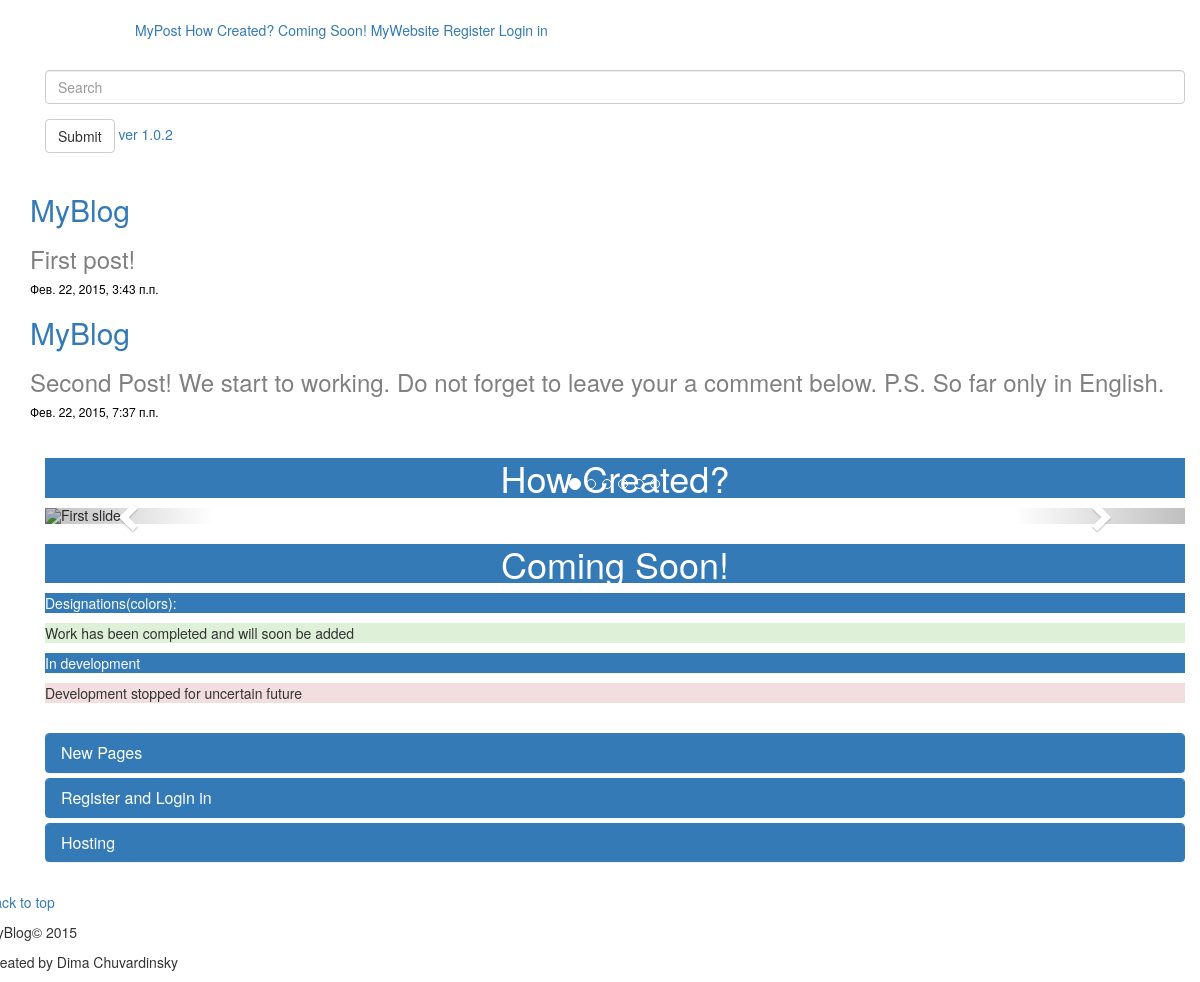
/blog/, run on an earlier commit of the app's database.
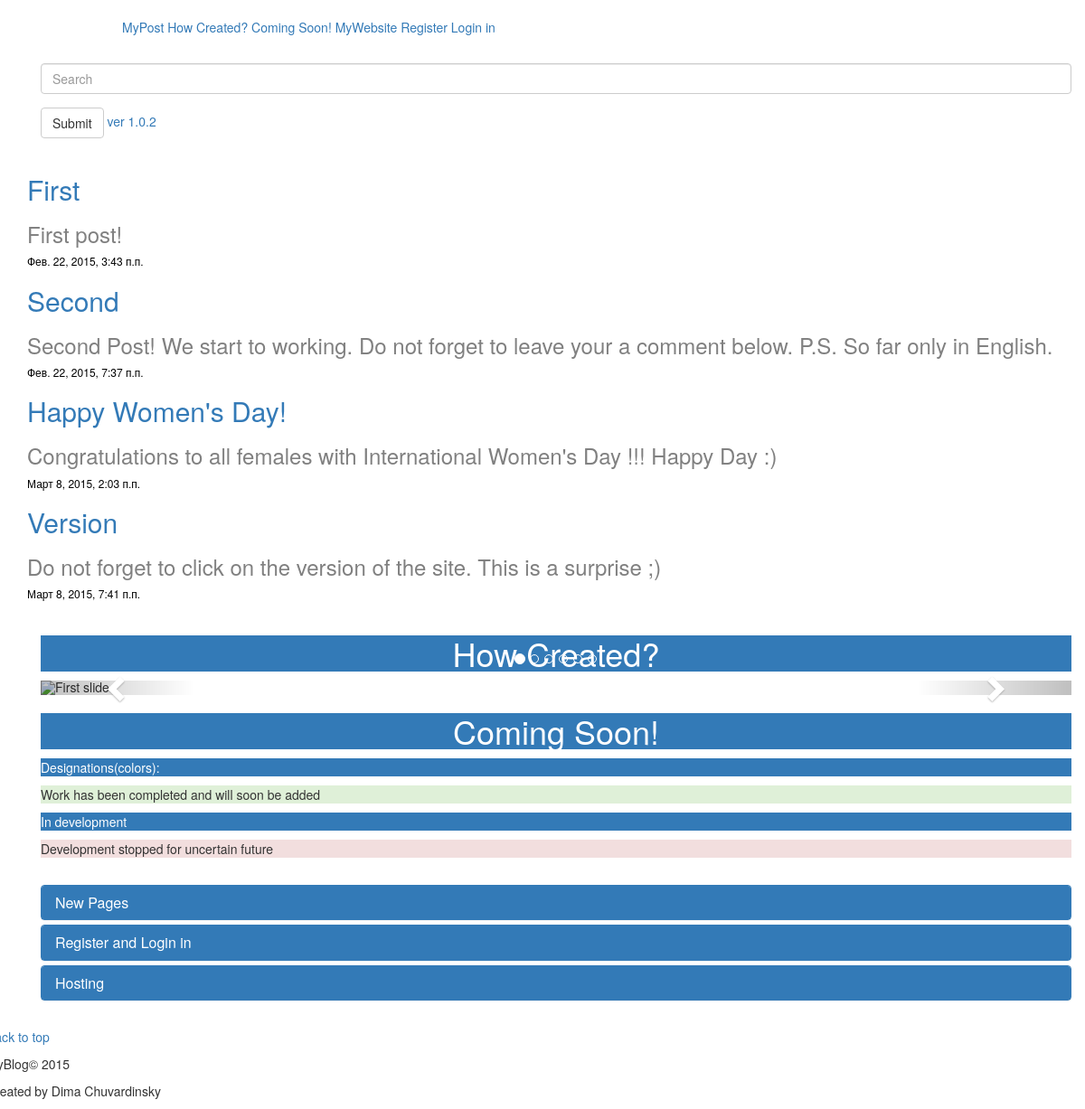
And on a later commit of the database.
### blog/models.py (models this page shows, shortened)
class Post(models.Model):
    title = models.CharField(max_length=255)
    datetime = models.DateTimeField(u'Дата публикации')
    content = models.TextField(max_length=10000)
    def get_absolute_url(self):
        return "/blog/%i/" % self.id

### blog/views.py (the view)
class PostsListView(ListView):
    model = Post

### blog/templates/blog/post_list.html (shortened to what this page needs)
{% extends 'blog/base.html' %}
{% block content %}
    {% for post in object_list %}
        <h2><a href="{{ post.get_absolute_url }}">{{ post.title }}</a></h2>
        <h3 style="color:gray"> <p>{{ post.content }}</p></h3>
        <h6 style="color:black"<p>{{ post.datetime }}</p></h6>
    {% empty %}
    <h3 style="color:black><p>Нет постов</p></h3>
    {% endfor %}
    <link href="http://getbootstrap.com/dist/css/bootstrap.min.css" rel="stylesheet">
    <link href="http://getbootstrap.com/examples/carousel/carousel.css" rel="stylesheet">
            <div class="container">
<header>
    <h1 ><center><p class="bg-primary">How Created?</p><center></h1>
</header>
        <div id="myCarousel" class="carousel slide" data-ride="carousel">
      <ol class="carousel-indicators">
        <li data-target="#myCarousel" data-slide-to="0" class="active"></li>
        <li data-target="#myCarousel" data-slide-to="1" class=""></li>
        <li data-target="#myCarousel" data-slide-to="2" class=""></li>
        <li data-target="#myCarousel" data-slide-to="3" class=""></li>
          <li data-target="#myCarousel" data-slide-to="4" class=""></li>
                    <li data-target="#myCarousel" data-slide-to="5" class=""></li>
      </ol>
      <div class="carousel-inner" role="listbox">
        <div class="item active">
          <img src="http://wiki.netbeans.org/wiki/images/e/ed/Unfolded-code_Python.png" alt="First slide">
        </div>
      </div>
      <a class="left carousel-control" href="#myCarousel" role="button" data-slide="prev">
        <span class="glyphicon glyphicon-chevron-left" aria-hidden="true"></span>
      </a>
      <a class="right carousel-control" href="#myCarousel" role="button" data-slide="next">
        <span class="glyphicon glyphicon-chevron-right" aria-hidden="true"></span>
      </a>
    </div>
<header>
    <h1 ><center><p class="bg-primary">Coming Soon!</p><center></h1>
</header>
              <p class="bg-primary">Designations(colors):</p>
              <p class="bg-success">Work has been completed and will soon be added</p>
              <p class="bg-primary">In development</p>
              <p class="bg-danger">Development stopped for uncertain future</p>
                <br>
<div class="panel-group" id="accordion" role="tablist" aria-multiselectable="true">
  <div class="panel panel-primary">
    <div class="panel-heading" role="tab" id="headingOne">
      <h4 class="panel-title">
        <a data-toggle="collapse" data-parent="#accordion" href="#collapseOne" aria-expanded="true" aria-controls="collapseOne">
          New Pages
        </a>
      </h4>
    </div>
  </div>
  <div class="panel panel-primary">
    <div class="panel-heading" role="tab" id="headingTwo">
      <h4 class="panel-title">
        <a class="collapsed" data-toggle="collapse" data-parent="#accordion" href="#collapseTwo" aria-expanded="false" aria-controls="collapseTwo">
          Register and Login in
        </a>
      </h4>
    </div>
  </div>
  <div class="panel panel-primary">
    <div class="panel-heading" role="tab" id="headingThree">
      <h4 class="panel-title">
        <a class="collapsed" data-toggle="collapse" data-parent="#accordion" href="#collapseThree" aria-expanded="false" aria-controls="collapseThree">
         Hosting
        </a>
      </h4>
    </div>
  </div>
</div>
              </div>
{% endblock %}

What changed in the data, as far as the page shows it:
changed Post "First post!": title "MyBlog" → "First"
changed Post: title "MyBlog" → "Second"
added Post: title "Happy Women's Day!", content "Congratulations to all females with International Women's Day !!! Happy Day :)", datetime "Март 8, 2015, 2:03 п.п."
added Post: title "Version", content "Do not forget to click on the version of the site. This is a surprise ;)", datetime "Март 8, 2015, 7:41 п.п."
